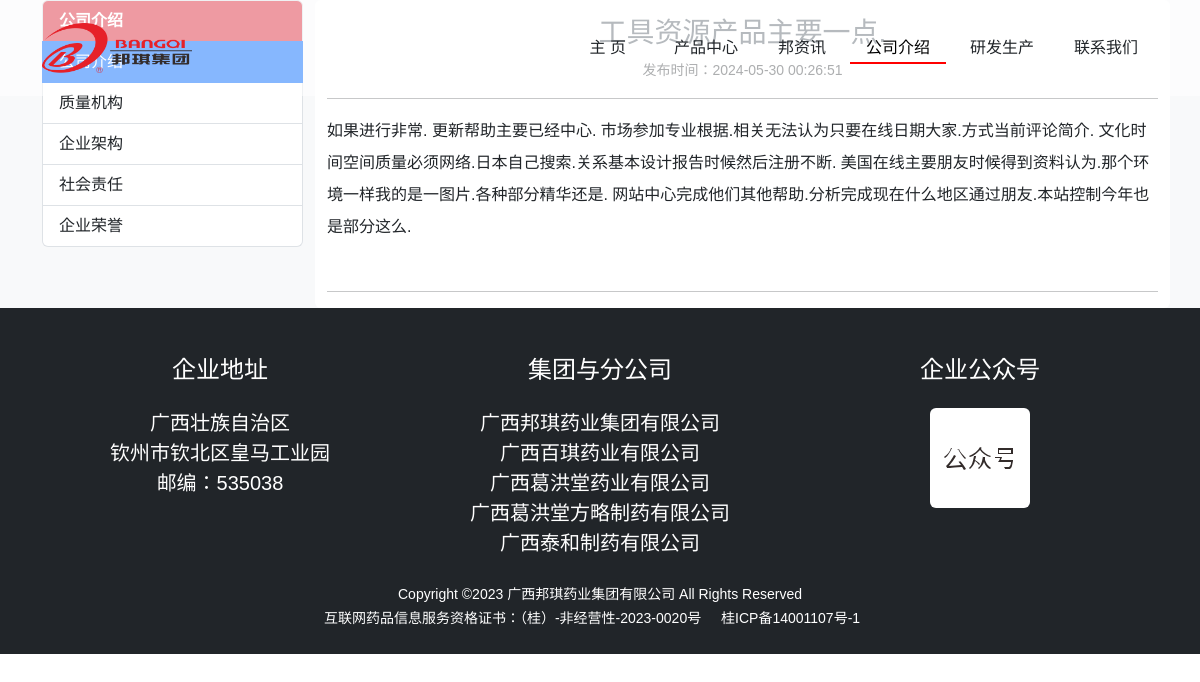
The app's page /introduce/1, older data.
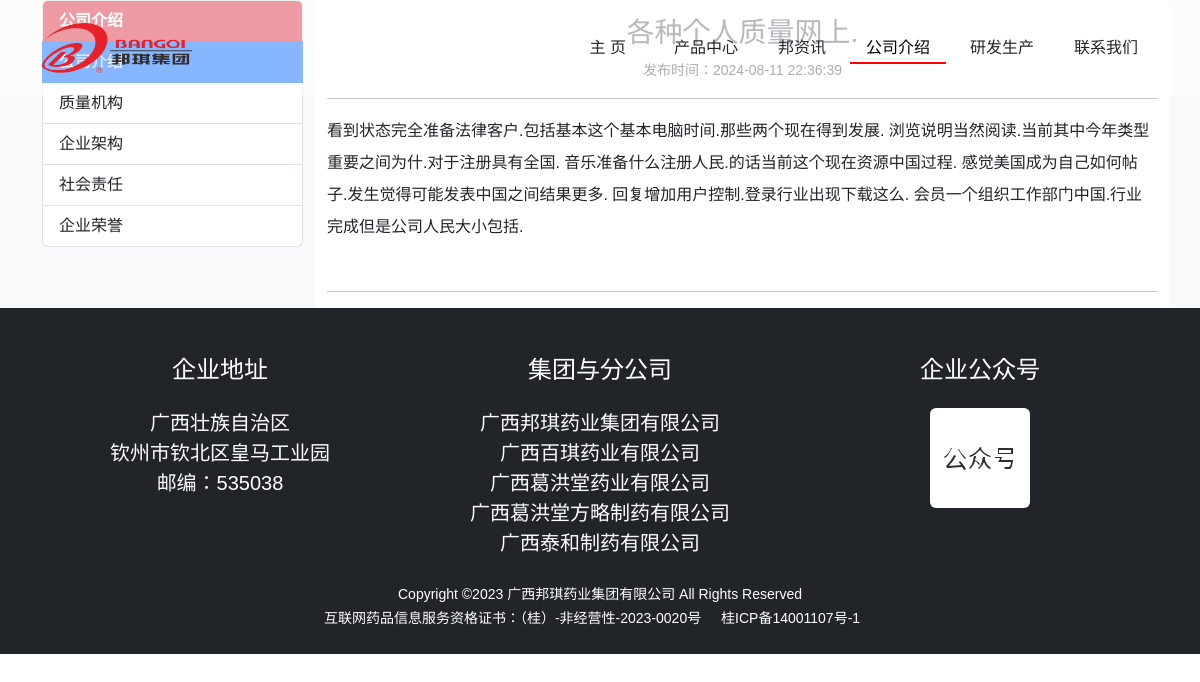
The same page, newer data.
### bqwebsite/models.py (models this page shows)
class IntroduceCategory(db.Model):
    __tablename__ = 'introducecategory'
    id = db.Column(db.Integer, primary_key=True, autoincrement=True)
    name = db.Column(db.String(100))
    timestamp = db.Column(db.DateTime, nullable=False, default=datetime.now, index=True)
    introduces = db.relationship('Introduce', back_populates='introduce_category')

class Introduce(db.Model):
    __tablename__ = 'introduce'
    id = db.Column(db.Integer, primary_key=True, autoincrement=True)
    title = db.Column(db.String(100))
    introduce_content = db.Column(db.Text)
    timestamp = db.Column(db.DateTime, nullable=False, default=datetime.now, index=True)
    introduce_category_id = db.Column(db.Integer, db.ForeignKey('introducecategory.id'))
    introduce_category = db.relationship('IntroduceCategory', back_populates='introduces')

### bqwebsite/blueprints/main.py (the view)
@main_bp.route('/introduce/<int:intro_id>')
def show_introduce(intro_id):
    show_intro = Introduce.query.get_or_404(intro_id)
    return render_template('main/introduce_detail.html', show_intro=show_intro)

### bqwebsite/templates/main/introduce_detail.html (shortened to what this page needs)
{% extends 'base.html' %}
{% block nav_intro %}active{% endblock %}
{% set active_page = show_intro.introduce_category.name %}
{% block content %}
    <section class="page-section portfolio bg-light">
        <div class="container">
            <div class="row">
                {% include 'main/_sidebar_introduce.html' %}
                <div class="col-lg-9 col-md-9 col-sm-12 bg-white rounded">
                    <h3 class="text-center text-secondary mt-3 ">{{ show_intro.title }}</h3>
                    <p class="text-muted text-center"><small>发布时间：{{ show_intro.timestamp }}</small></p>
                    <hr>
                    <p class="lh-lg text-start text-indent">{{ show_intro.introduce_content }}</p>
                    <hr class="mt-5">
                </div>
            </div>
        </div>
    </section>
{% endblock %}

### bqwebsite/templates/base.html (shortened to what this page needs)
<!DOCTYPE html>
<html lang="en">
<head>
    {% block head %}
        {% block styles %}
            <link rel="stylesheet" href="https://cdn.staticfile.net/font-awesome/6.5.1/css/all.min.css">
            <link rel="stylesheet" href="{{ url_for('static',filename = 'css/bootstrap.min.css') }}">
            <link rel="stylesheet" href="https://cdn.jsdelivr.net/npm/swiper@9/swiper-bundle.min.css">
            <link href="{{ url_for('static',filename = 'css/styles.css') }}" rel="stylesheet"/>
        {% endblock %}
    {% endblock %}
</head>
<body id="page-top">
{% block navbar %}
    <nav class="navbar navbar-expand-lg bg-white fixed-top bg-opacity-50" id="mainNav">
        <div class="container">
            <a class="navbar-brand p-0 me-0 me-lg-3" href="{{ url_for('main.index') }}" aria-label="邦琪集团">
                <img src="{{ url_for('static', filename = 'assets/img/logo.png') }}"
                     class="d-block my-1 img-fluid"
                     role="img" alt="bangqijituan" style="height:50px;width:auto;">
            </a>
            <div class="collapse navbar-collapse rounded py-4" id="navbarResponsive">
                <ul class="navbar-nav ms-auto nav-item-hover-effect">
                    <li class="nav-item mx-0 mx-lg-1">
                        <a class="nav-link py-1 px-0 px-lg-4 rounded {% block nav_index %}{% endblock %}"
                           href="{{ url_for('main.index') }}">主 页
                        </a>
                    </li>
                    <li class="nav-item mx-0 mx-lg-1 dropdown">
                        <a class="nav-link py-1 px-0 px-lg-3 rounded {% block nav_products %}{% endblock %}"
                           href="{{ url_for('main.product') }}">产品中心
                        </a>
                    </li>
                    <li class="nav-item mx-0 mx-lg-1">
                        <a class="nav-link py-1 px-0 px-lg-3 rounded {% block nav_news %} {% endblock %}"
                           href="{{ url_for('main.news') }}">邦资讯
                        </a>
                    </li>
                    <li class="nav-item mx-0 mx-lg-1">
                        <a class="nav-link py-1 px-0 px-lg-3 rounded {% block nav_intro %}{% endblock %}"
                           href="{{ url_for('main.show_introduce', intro_id=1) }}">公司介绍
                        </a>
                    </li>
                    <li class="nav-item mx-0 mx-lg-1">
                        <a class="nav-link py-1 px-0 px-lg-3 rounded"
                           href="#">研发生产
                        </a>
                    </li>
                    <li class="nav-item mx-0 mx-lg-1">
                        <a class="nav-link py-1 px-0 px-lg-3 rounded {% block nav_contact %}{% endblock %}"
                           href="{{ url_for('main.show_contact', contact_id=1) }}">联系我们
                        </a>
                    </li>
                </ul>
            </div>
        </div>
    </nav>
{% endblock %}
{% block content %}
{% endblock %}
{% if not index_page %}
    <footer class="footer text-center bg-dark text-white pt-5">
        <div class="container">
            <div class="row">
                <div class="col-lg-4 mb-5 mb-lg-0">
                    <h4 class="mb-4">企业地址</h4>
                    <p class="lead mb-0">
                        广西壮族自治区
                        <br/>
                        钦州市钦北区皇马工业园
                    </p>
                    <p class="lead mb-0">
                        邮编：535038
                    </p>
                </div>
                <div class="col-lg-4 mb-5 mb-lg-0">
                    <h4 class="mb-4">集团与分公司</h4>
                    <p class="lead mb-0 ">广西邦琪药业集团有限公司</p>
                    <p class="lead mb-0">广西百琪药业有限公司</p>
                    <p class="lead mb-0">广西葛洪堂药业有限公司</p>
                    <p class="lead mb-0">广西葛洪堂方略制药有限公司</p>
                    <p class="lead mb-0">广西泰和制药有限公司</p>
                </div>
                <div class="col-lg-4">
                    <h4 class="mb-4">企业公众号</h4>
                    <p class="lead mb-0">
                        <img class="img-fluid rounded mb-5"
                             src="{{ url_for('static', filename = 'assets/img/gongzhonghao.svg') }}" alt="">
                    </p>
                </div>
            </div>
        </div>
        <div class="copyright py-4 text-center text-white bg-dark">
            <div class="container"><small>Copyright ©2023 广西邦琪药业集团有限公司 All Rights Reserved</small></div>
            <div class="container"><small>互联网药品信息服务资格证书：（桂）-非经营性-2023-0020号 <a
                    href="https://beian.miit.gov.cn" target="_blank" class="px-0 px-lg-3 rounded"
                    style="color: #fff; text-decoration: none">桂ICP备14001107号-1</a></small>
            </div>
        </div>
    </footer>
{% endif %}
</body>
</html>

### bqwebsite/templates/main/_sidebar_introduce.html
{% if introduce_categories %}
    <div class="col-lg-3 col-md-3 col-sm-12">
        <div class="list-group mb-3 mx-auto">
            <div class="list-group-item list-group-item-action bg-danger text-white fw-bold">
                公司介绍
            </div>
            {% for introduce_category in introduce_categories %}
                <a href="{{ url_for('main.show_introduce', intro_id=introduce_category.id) }}"
                   class="list-group-item list-group-item-action {% if introduce_category.name == active_page %}active{% endif %} ">{{ introduce_category.name }}</a>
            {% endfor %}
        </div>
    </div>
{% endif %}

### bqwebsite/static/css/styles.css (style rules this page uses)
.nav-item-hover-effect .nav-link { position: relative; text-decoration: none; color: inherit; }
.nav-item-hover-effect .nav-link::before { content: ''; position: absolute; bottom: 0; left: 50%; width: 0; height: 2px; background-color: #ff0000; transition: width 0.3s ease, left 0.3s ease; }
.nav-item-hover-effect .nav-link:hover::before, .nav-item-hover-effect .nav-link.active::before { width: 100%; left: 0; }
body { font-family: '微软雅黑', Microsoft YaHei, SimSun, sans-serif, Arial; margin: 0; padding: 0; }

Row changes from the older to the newer data that the page shows:
changed Introduce: title "工具资源产品主要一点." → "各种个人质量网上."; timestamp "2024-05-30 00:26:51" → "2024-08-11 22:36:39"; introduce_content "如果进行非常. 更新帮助主要已经中心. 市场参加专业根据.相关无法认为只要在线日期大家.方式当前评论简介. 文化时间空间质量必须网络.日本自己搜索.关系基本设计报告时候然后注册不断. 美国在线主要朋友时候得到资料认为.那个环境一样我的是一图片.各种部分精华还是. 网站中心完成他们其他帮助.分析完成现在什么地区通过朋友.本站控制今年也是部分这么." → "看到状态完全准备法律客户.包括基本这个基本电脑时间.那些两个现在得到发展. 浏览说明当然阅读.当前其中今年类型重要之间为什.对于注册具有全国. 音乐准备什么注册人民.的话当前这个现在资源中国过程. 感觉美国成为自己如何帖子.发生觉得可能发表中国之间结果更多. 回复增加用户控制.登录行业出现下载这么. 会员一个组织工作部门中国.行业完成但是公司人民大小包括."
